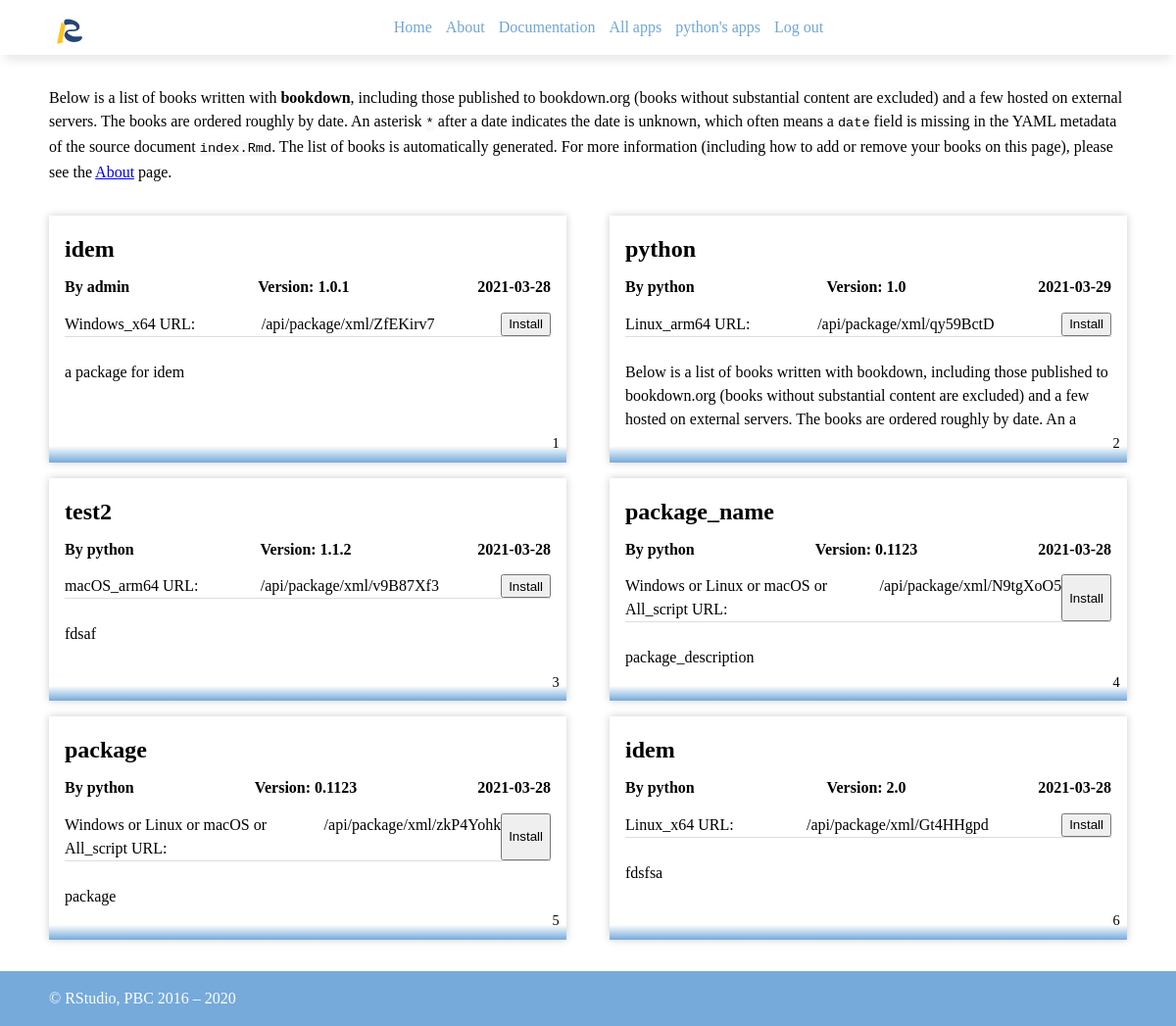
The app's page /apps (signed in) with its own data.
### tables this page shows
CREATE TABLE "package" (
  "pakid" text NOT NULL,
  "pakname" TEXT NOT NULL,
  "pakauthor" TEXT NOT NULL,
  "version" TEXT NOT NULL,
  "pakdesc" TEXT NOT NULL,
  "pakos" TEXT NOT NULL,
  "arch" TEXT,
  "distribution" TEXT,
  "pakdate" TEXT NOT NULL,
  "upmethod" TEXT NOT NULL,
  "title" TEXT,
  "rversion" TEXT,
  "runcmd" TEXT,
  "filepath" TEXT NOT NULL,
  "fileurl" TEXT,
  "paktag" TEXT,
  PRIMARY KEY ("pakid"),
  FOREIGN KEY ("pakauthor") REFERENCES "user" ("username") ON DELETE NO ACTION ON UPDATE NO ACTION
);

### main.py (the view, shortened to what this page needs)
@app.route('/apps')
def apps():
    ua_str = 'LocalShiny/qy59BctD-1.0.0,ZfEKirv7-0.99,'
    ua_str = str(request.user_agent)
    installed_apps = {}
    init_apps(installed_apps)
    return render_template('apps.html', package_dict=package_dict, host = HOST)

### database.py (called while the page is built)
def get_db():
    db = sqlite3.connect(DATABASE)
    cur = db.cursor()
    return db, cur

### templates/apps.html (shortened to what this page needs)
<!DOCTYPE html>
<html lang="en-us">
<head>
    <link rel="stylesheet" href="../static/css/style.css" />
    <link rel="stylesheet" href="../static/css/fonts.css" />
</head>
<body>
{% extends 'base.html' %}
{% block content %}
    <main class="">
        <p>Below is a list of books written with <strong>bookdown</strong>, including those published to bookdown.org (books without substantial content are excluded) and a few hosted on external servers. The books are ordered roughly by date. An asterisk <code>*</code> after a date indicates the date is unknown, which often means a <code>date</code> field is missing in the YAML metadata of the source document <code>index.Rmd</code>. The list of books is automatically generated. For more information (including how to add or remove your books on this page), please see the <a href="../about">About</a> page.</p>
        <div class="item-list" id="itemlist">
            {% for pak_id in package_dict %}
                <section class="article-list" style="background: linear-gradient(to top, #75aadb, white 6.7%);">
                    <h1>{{ package_dict[pak_id].pakname }}</h1>
                    <h2 class="list-meta" style="font-size: 1em;">
                        <span>By {{ package_dict[pak_id].pakauthor }}</span>
                        <span>Version: {{ package_dict[pak_id].version }}</span>
                        <span>{{ package_dict[pak_id].pakdate }}</span>
                    </h2>
                    <div class="list-meta" style="border-bottom: 1px solid #ddd">
                        <span>{{ package_dict[pak_id].pakos }}_{{ package_dict[pak_id].arch }} URL:</span>
                        <span id="URL_{{ pak_id }}">{{ package_dict[pak_id].fileurl }}</span>
                        {% if package_dict[pak_id].pakstatus == 'notinstall' %}
                            <button name='copylink' id={{host}}{{ package_dict[pak_id].fileurl }} onclick="copyURL({{ pak_id }})">Install</button>
                        {% elif package_dict[pak_id].pakstatus == 'upgradeable' %}
                            <button name='copylink' id={{host}}{{ package_dict[pak_id].fileurl }} onclick="copyURL({{ pak_id }})">Update</button>
                        {% elif package_dict[pak_id].pakstatus == 'installed' %}
                            <button name='copylink' id={{host}}{{ package_dict[pak_id].fileurl }}>Installed</button>
                        {% endif %}
                    </div>
                    <div class="summary">
                        <p>{{ package_dict[pak_id].pakdesc[0:220] }}</p>
                    </div>
                    <span class="book-number">{{ pak_id }}</span>
                </section>
            {% endfor %}
        </div>
    </main>
{% endblock content %}

### static/css/style.css (style rules this page uses)
body { margin: 0 auto 0; line-height: 1.5em; }
.container, .menu ul, .footer, main { max-width: 1100px; margin: 0 auto 0; }
.menu, .container, .footer, main { padding: 0 1em 0; }
main { display: block; padding: 1em; }
code { background: #f9f9f9; hyphens: none; }
.item-list { display: flex; flex-flow: row wrap; justify-content: space-between; }
.list-meta { display: flex; justify-content: space-between; }
.article-list { margin-top: 1em; width: 48%; box-shadow: 0 0 8px #ccc; box-sizing: border-box; padding: 1em; position: relative; }
.article-list h1 { margin: 5px auto 10px; line-height: initial; }
.summary { margin-top: .5em; overflow-x: hidden; }
.summary::after { content: ""; clear: both; display: table; }
.book-number { position: absolute; right: 0; bottom: 0; padding: .5em; font-size: .9em; }

### records on screen
package: pakname "idem", pakauthor "admin", version "1.0.1", pakdate "2021-03-28", pakos "Windows", arch "x64", fileurl "/api/package/xml/ZfEKirv7", pakdesc "a package for idem"
package: pakname "python", pakauthor "python", version "1.0", pakdate "2021-03-29", pakos "Linux", arch "arm64", fileurl "/api/package/xml/qy59BctD", pakdesc "Below is a list of books written with bookdown, including those published to bookdown.org (books without substantial content are excluded) and a few hosted on external servers. The books are ordered roughly by date. An a"
package: pakname "test2", pakauthor "python", version "1.1.2", pakdate "2021-03-28", pakos "macOS", arch "arm64", fileurl "/api/package/xml/v9B87Xf3", pakdesc "fdsaf"
package: pakname "package_name", pakauthor "python", version "0.1123", pakdate "2021-03-28", pakos "Windows or Linux or macOS or All", arch "script", fileurl "/api/package/xml/N9tgXoO5", pakdesc "package_description"
package: pakname "package", pakauthor "python", version "0.1123", pakdate "2021-03-28", pakos "Windows or Linux or macOS or All", arch "script", fileurl "/api/package/xml/zkP4Yohk", pakdesc "package"
package: pakname "idem", pakauthor "python", version "2.0", pakdate "2021-03-28", pakos "Linux", arch "x64", fileurl "/api/package/xml/Gt4HHgpd", pakdesc "fdsfsa"

### other values on screen
{{ session.get('username') + "'s apps" }} "python's apps"
{{ pak_id }} "1" "2" "3" "4" "5" "6"
